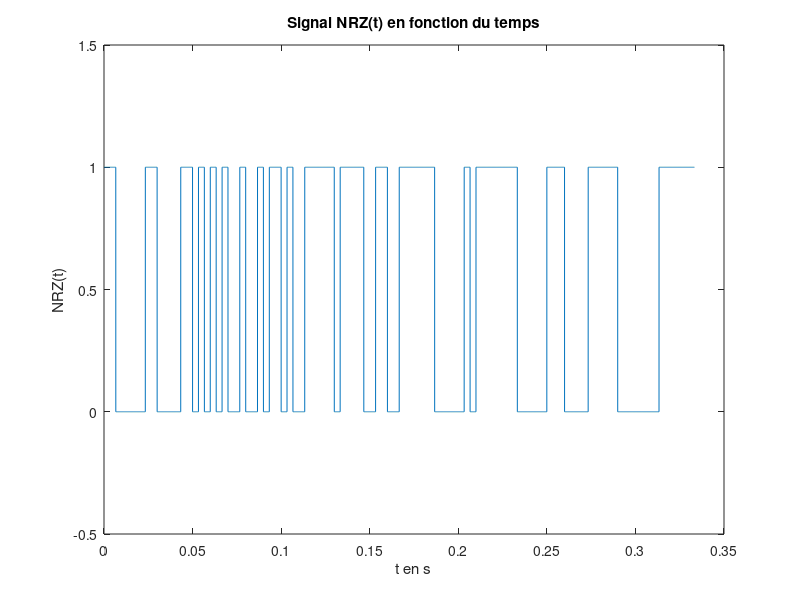

Write MATLAB code to recreate this figure. (Note: this script raises an error after producing the figure.)
clear all
close all
clc

% Paramètres
F0 = 6000; % Fréquence bits 0 en Hz
F1 = 2000; % Fréquence bits 1 en Hz
Fe = 48000; % Fréquence d'échantillonage en Hz
Te = 1/Fe; % Période d'échantillonage en secondes
Ts = 1/300; % s/bits, le débit souhaité max est de 300 bits/seconde

Ns = floor(Ts/Te); % échantillons/bits, on prend la partie entière, Ts = Ns*Te
Nb_bits = 100; % Nombre de bits du signal émis
Nb_echantillons = Nb_bits*Ns; % Nombre d'échantillons
Null = 2000;

donnees = randi(0:1, Nb_bits, 1); % Génération de Nb_bits 0 ou 1 de manière aléatoire
NRZ = zeros(Nb_echantillons,1); % Initialisation du signal NRZ avec Nb_echantillons echantillons
T = ([0:Nb_echantillons-1]*Te)'; % Le signal est tracé de 0 à (Nb_echantillons-1)*Te secondes,
                                 % avec un pas de Te

                                 
%% 3.Modem de fréquence - Démodulation par filtrage
        

%3.1 Construction du signal modulé en fréquence

%3.1.1.1 Génération du signal NRZ 
for i = 1:Nb_bits
    NRZ((i-1)*Ns+1:i*Ns) = donnees(i); 
end;

%3.1.1.2 Tracé du signal NRZ(t) en fonction du temps
figure; % figure 1
plot(T,NRZ);
ylim([-0.5 1.5]);
xlabel('t en s');
ylabel('NRZ(t)');
title('Signal NRZ(t) en fonction du temps');

%3.1.1.3 Tracé de la DSP de NRZ théorique et expérimentale
[DSP_NRZ_Th,f] = DSP_rectangulaire(Nb_echantillons,Fe,NRZ,0);
DSP_NRZ_Exp = (Ts*sinc(pi*f*Ts).^2 + dirac(f))/4;

figure; % figure 2
subplot(211);
semilogy(f,DSP_NRZ_Th);
ylim([1e-06 1000]);
xlim([-2000 2000]);
xlabel('f en Hz');
ylabel('DSP NRZ Th(f)');
title('DSP théorique de NRZ en fonction de f');

subplot(212);
semilogy(f,DSP_NRZ_Exp);
ylim([1e-10 1e-2]);
xlim([-2000 2000]);
xlabel('f en Hz');
ylabel('DSP NRZ Exp(f)');
title('DSP expérimentale de NRZ en fonction de f');
% pwelch à tester plus tard

%3.1.2.1 Génération du signal x(t) modulé en fréquence
phi0 = rand*2*pi;
phi1 = rand*2*pi;
Cos0 = cos(2*pi*F0*T + phi0);
Cos1 = cos(2*pi*F1*T + phi1);
%Un = eye(size(NRZ));
x_module = (1 - NRZ).*Cos0 + NRZ.*Cos1;

%3.1.2.2 Tracé du signal x(t) en fonction du temps
figure; % figure 3
plot(T,x_module);
ylim([-1.5 1.5]);
xlim([0.05 0.08]);
xlabel('t en s');
ylabel('x(t)');
title('Signal x(t) en fonction de t');

%3.1.2.3 Calcul de la DSP de x(t) en fonction de la DSP de NRZ
% DSP_NRZ_plus_F1 = DSP_rectangulaire(Nb_echantillons,Fe,NRZ,F1);
% DSP_NRZ_plus_F0 = DSP_rectangulaire(Nb_echantillons,Fe,NRZ,F0);
% DSP_NRZ_moins_F1 = DSP_rectangulaire(Nb_echantillons,Fe,NRZ,-F1);
% DSP_NRZ_moins_F0 = DSP_rectangulaire(Nb_echantillons,Fe,NRZ,-F0);
% DSP_X_Exp = (dirac(f-F1) + dirac(f+F1) - dirac(f-F0) - dirac(f-F1))*DSP_NRZ_Exp/4;

%3.1.2.4 Tracé de la DSP de x(t) théorique et expérimentale
DSP_X_Th = DSP_rectangulaire(Nb_echantillons,Fe,x_module,0);

figure; % figure 4
subplot(211);
semilogy(f,DSP_X_Th);
ylim([1e-05 100]);
xlim([-7000 7000]);
xlabel('f en Hz');
ylabel('DSP X Th(f)');
title('DSP X théorique en fonction de f');

subplot(212);
%ylim([1e-04 10]);
%xlim([-6000 6000]);
% semilogy(f,DSP_X_Exp);
% xlabel('f en Hz');
% ylabel('DSP X Exp(f)');
% title('DSP X expérimental en fonction de f');

% S_x = abs(fft(x_module).^2)/length(x_module);
% figure; 
% subplot(411);
% semilogy(S_x);
% subplot(412);
% pwelch(x_module);

%3.2 Canal de transmission à bruit additif, blanc et Gaussien
Px = mean(abs(x_module).^2);
SNR = 10;
sigma = sqrt(Px*10^(-SNR/10));
bruit = sigma*randn(1,Nb_echantillons);

figure; % figure 5 
plot(T,bruit);
ylim([-1.5 1.5]);
xlabel('Temps (secondes)');
ylabel('bruit');
title('Tracé du bruit en fonction du temps');

x_bruite = x_module + transpose(bruit);
figure; % figure 6 
subplot(211);
plot(T,x_module);
ylim([-1.5 1.5]);
xlim([0.05 0.06]);
xlabel('t en s');
ylabel('x(t) sans bruit');
title('Signal x(t) avant ajout du bruit en fonction du temps pour SNR = 10');

subplot(212);
plot(T,x_bruite);
ylim([-1.5 1.5]);
xlim([0.05 0.06]);
xlabel('Temps (secondes)');
ylabel('x bruite');
title('Tracé du signal x bruite en fonction du temps pour SNR = 10');

%3.3 Démodulation par filtrage

%3.3.1 Filtre passe-bas
ordre = 60;
fc = 4000; %Hz
fnorm = fc/Fe;
Tfiltre = (-ordre*Te:Te:ordre*Te);
Ffiltre = (-(2*ordre+1)/2:(2*ordre+1)/2-1)*(Fe/(2*ordre+1));
h_passe_bas = (2*fnorm)*sinc(2*fc*Tfiltre);
y_passe_bas = filter(h_passe_bas,(1),x_module);
H_passe_bas = abs(fftshift(fft(h_passe_bas)));

%3.3.2 Filtre passe-haut
%H_passe_haut = 1 - H_passe_bas;
h_passe_haut = - h_passe_bas;
h_passe_haut(ordre+1) = h_passe_haut(ordre+1) + 1;
y_passe_haut = filter(h_passe_haut,(1),x_module);

%3.3.3 Filtrage ok + manque prise en compte du retard

%3.3.4.1 Tracés réponse impulsionnelle et réponse en fréquence des filtres
figure; % figure 7 
subplot(211);
plot(Tfiltre,h_passe_bas);
title('Réponse impulsionnelle du filtre passe bas');
%ylim([-1.5 1.5]);
%xlim([0.01 0.03]);

subplot(212);
plot(Ffiltre,H_passe_bas);
title('Reponse fréquentielle du filtre passe bas');
%ylim([-1.5 1.5]);
%xlim([0.01 0.03]);

%3.3.4.2 Tracés DSP de x(t) et réponse fréquentielle du filtre
figure; % figure 8 - DSP x(t) et y(t)
semilogy(f,DSP_X_Th);
ylim([1e-05 50]);
xlim([-10000 10000]);
xlabel('f en Hz');
ylabel('DSP X Th(f)');
title('DSP X théorique en fonction de f');

hold on;
semilogy(Ffiltre,H_passe_bas);
ylim([1e-05 50]);
xlim([-10000 10000]);

%3.3.4.3 
figure; % figure 9 - y(t) et DSP_y(t)
subplot(211);
plot(T,y_passe_bas);
ylim([-1.5 1.5]);
xlim([0.1 0.15]);

DSP_Y_passe_bas = DSP_rectangulaire(Nb_echantillons,Fe,y_passe_bas,0);
subplot(212);
semilogy(f,DSP_Y_passe_bas);
ylim([1e-2 100]);
xlim([-8000 8000]);

% figure; % figure 8 - passe haut
% subplot(211);
% plot(T,x_module);
% ylim([-1.5 1.5]);
% xlim([0.01 0.03]);
% 
% subplot(212);
% plot(T,y_passe_haut);
% ylim([-1.5 1.5]);
% xlim([0.01 0.03]);
% % plot(Freq, H_passe_haut);
% % plot(intervalle, h_passe_haut);
% 
% figure; % figure 9 - passe haut et bas
% subplot(311);
% plot(T,x_module);
% ylim([-1.5 1.5]);
% xlim([0.01 0.03]);
% 
% subplot(312);
% plot(T,y_passe_bas);
% ylim([-1.5 1.5]);
% xlim([0.01 0.03]);
% 
% subplot(313);
% plot(T,y_passe_haut);
% ylim([-1.5 1.5]);
% xlim([0.01 0.03]);
